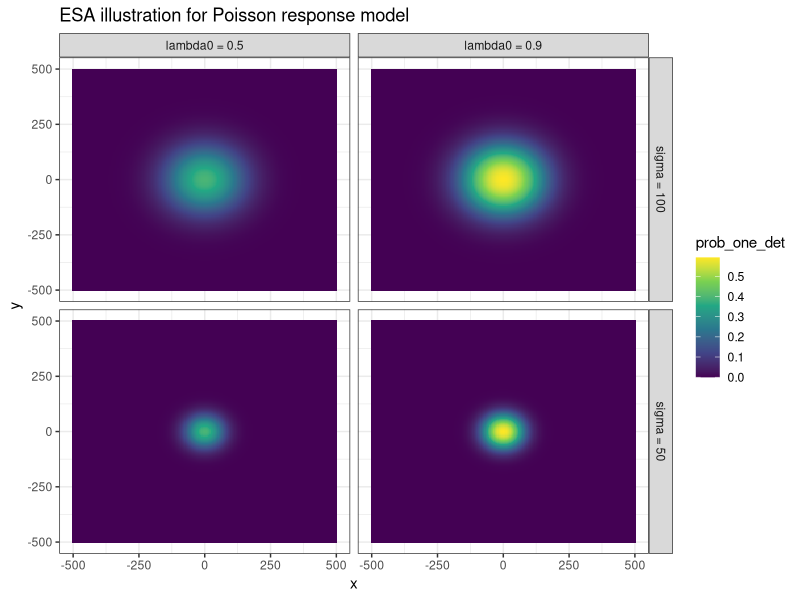

Write R code to recreate this figure.
library(tidyverse)


resoln <- 5
max_m <- 500
cell_area <- resoln^2
grid <- expand.grid(x = seq(-max_m, max_m, by = resoln),
                    y = seq(-max_m, max_m, by = resoln)) %>% 
  as.data.frame() %>% 
  mutate(dist = sqrt(x^2 + y^2))



df <- expand.grid(lam0 = c(0.5, 0.9), sigma = c(50, 100))

outlist <- list()
for (i in 1:nrow(df)) {
  outlist[[i]] <- grid %>% 
    mutate(lam0 = df$lam0[i], sigma = df$sigma[i])
  outlist[[i]]$lambda <- df$lam0[i] * exp(-grid$dist^2 / (2 * df$sigma[i]^2))
  outlist[[i]]$prob_one_det <- 1-exp(-outlist[[i]]$lambda)
}

bind_rows(outlist) %>% 
  ggplot() +
  geom_tile(aes(x, y, fill = prob_one_det)) +
  facet_grid(paste0("sigma = ", sigma)~paste0("lambda0 = ", lam0)) +
  ggtitle("ESA illustration for Poisson response model") +
  theme_bw() +
  scale_fill_viridis_c()


